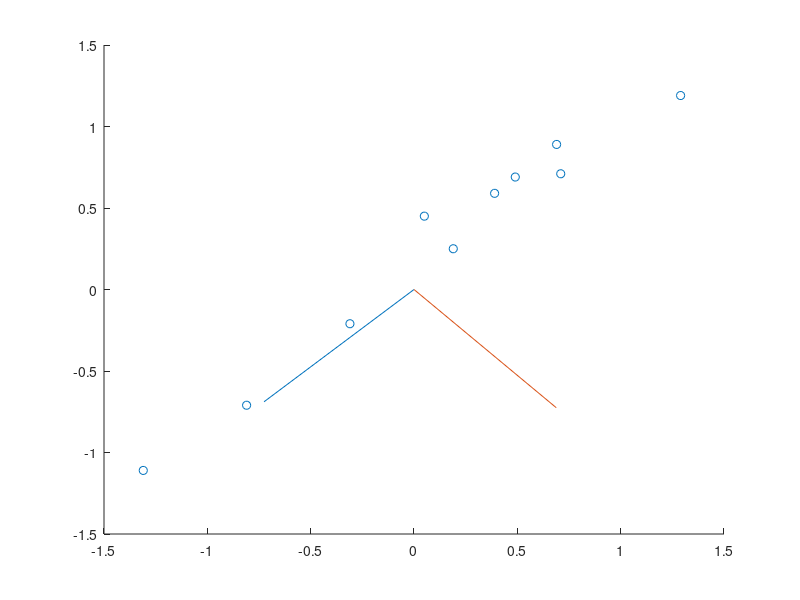

Here is the MATLAB script that generated this plot: (Note: this script raises an error after producing the figure.)
clc;

x = [.69, -1.31, .39, .05, 1.29, .49, .19, -.81, -.31, .71];
y = [.89, -1.11, .59, .45, 1.19, .69, .25, -.71, -.21, .71];

xMean = mean(x);
yMean = mean(y);
xStd = std(x,1);
yStd = std(y,1);
xNum = length(x);

for i = 1:numel(x)
    xM(i) = (x(i) - xMean); % Zero Mean
    yM(i) = (y(i) - yMean); % Zero Mean
end

xyM = [xM; yM];
xyCov = (1/(xNum-1))*xyM*xyM';

[e_vec,e_val] = eig(xyCov);
P = e_vec';
p1 = P(2,:);
eY = e_vec * xyM;
A = [.05; .45];
B = [.49; .69];

P(2,:)
A
Ay = P(2,:) * A
By = P(2,:) * B

q1 = dot(A,p1)
q = A*p1/abs(p1).^2
Ay_p = (dot(A,p1)/dot(p1,p1))*p1
By_p = (dot(B,p1)/dot(p1,p1))*p1

figure(1)
scatter(x,y);
hold on;
plot([0,e_vec(1,2)], [0,e_vec(2,2)])
plot([0,e_vec(1,1)], [0,e_vec(2,1)])
scatter(Ay_p(1), Ay_p(2), 'Red')
scatter(By_p(1), By_p(2), 'Black')
hold off;

